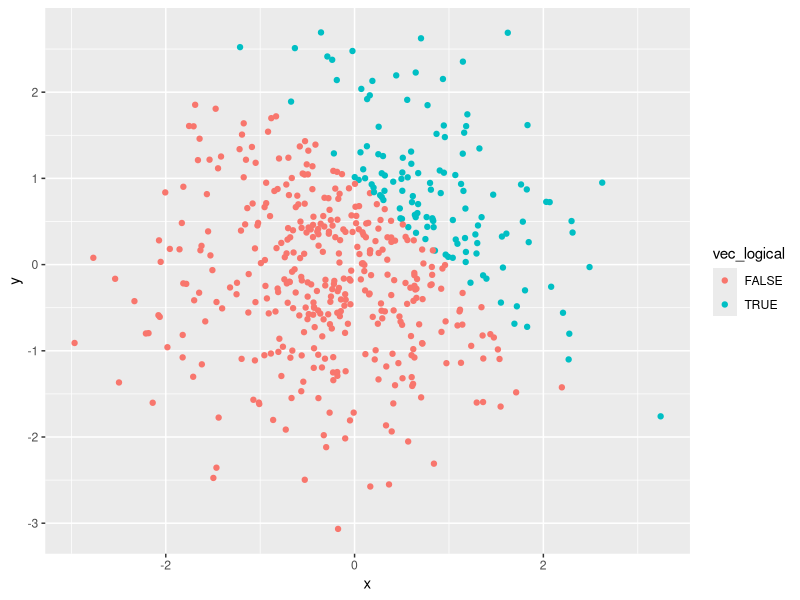
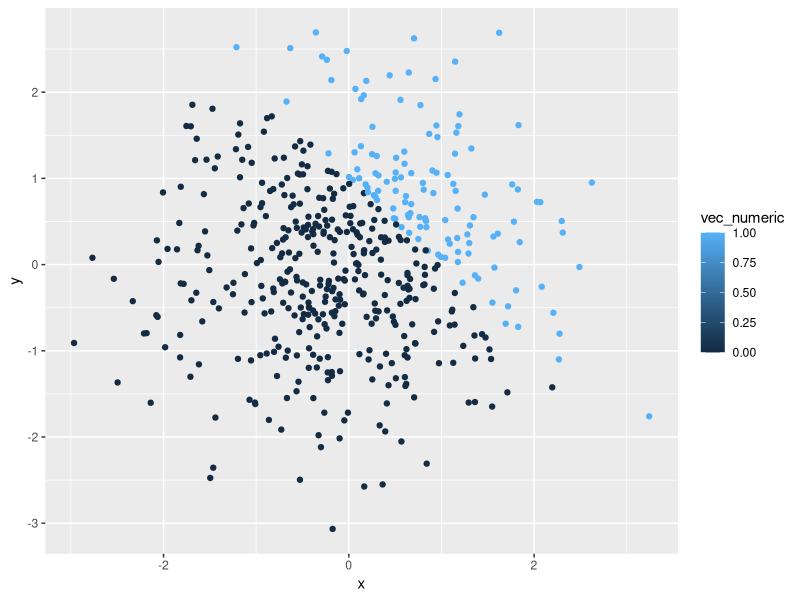
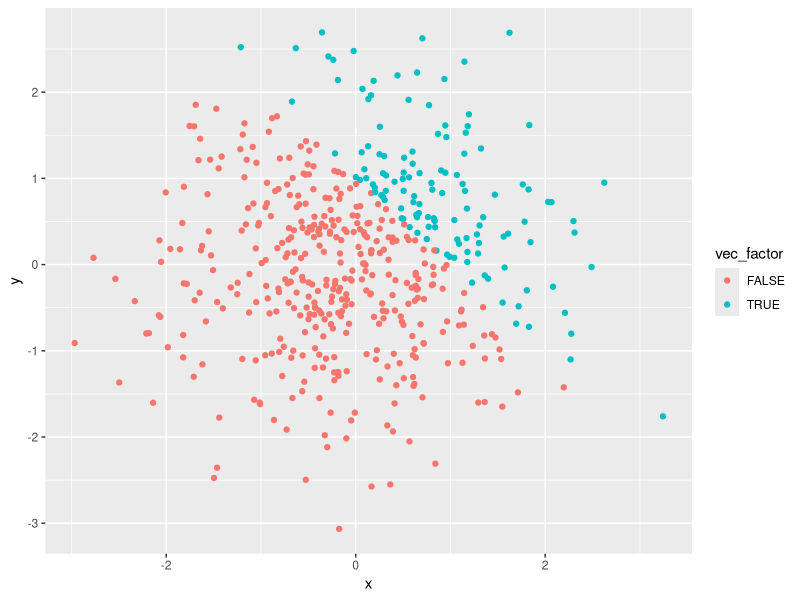
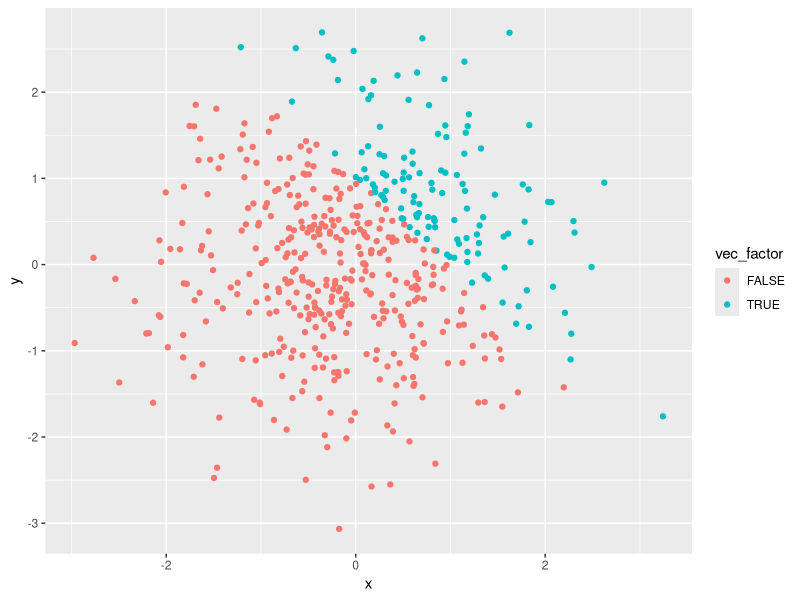

Generate these figures, in order, with R:
## ---- chunk 1
library(tidyverse)
## ---- chunk 2
problem1_df = tibble(
  norm_samp = rnorm(8),
  norm_samp_pos = norm_samp > 0,
  vec_char = c("This", "is", "the", "first", "data", "science", "homework", "assignment"),
  vec_factor = factor(c("one", "two", "three", "one", "two", "three", "one", "two"))
)
## ---- chunk 3
  mean(pull(problem1_df, norm_samp))

  mean(pull(problem1_df, norm_samp_pos))

  mean(pull(problem1_df, vec_char))

  mean(pull(problem1_df, vec_factor))
## ---- chunk 4
  as.numeric(pull(problem1_df, norm_samp_pos)) 

  as.numeric(pull(problem1_df, vec_char))

  as.numeric(pull(problem1_df, vec_factor))
## ---- chunk 5
  log_num = as.numeric(pull(problem1_df, norm_samp_pos))

  log_num * (pull(problem1_df, norm_samp))

  log_fac = as.factor(pull(problem1_df, norm_samp_pos))
  
  log_fac * (pull(problem1_df,  norm_samp))
  
  log_fac_num = as.numeric(as.factor(pull(problem1_df, norm_samp_pos)))
  
  log_fac_num * (pull(problem1_df,  norm_samp))
## ---- chunk 6
problem2_df = tibble(
  x = rnorm(500),
  y = rnorm(500),
  vec_logical = x + y > 1,
  vec_numeric = as.numeric(vec_logical),
  vec_factor = as.factor(vec_logical)
)
## ---- chunk 7
ggplot(problem2_df, aes(x = x, y = y, color = vec_logical)) + geom_point()
## ---- chunk 8
ggplot(problem2_df, aes(x = x, y = y, color = vec_numeric )) + geom_point()
## ---- chunk 9
ggplot(problem2_df, aes(x = x, y = y, color = vec_factor )) + geom_point()
## ---- chunk 10
ggsave("problem2_df.pdf")
